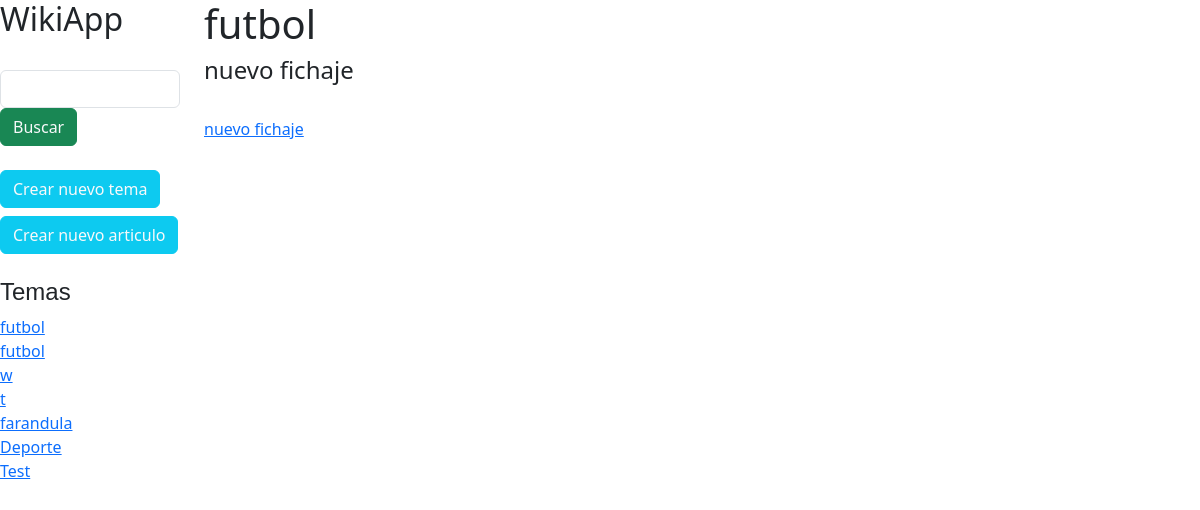
The page /vistaArticulosPorTemas/1 on the database its author committed.
### vistaPrincipal/models.py (models this page shows)
class tema(models.Model):
    nombreTema = models.CharField(max_length=128, null=True, blank=True)
    descripcionTema = models.CharField(max_length=512, null=True, blank=True)

class articulo(models.Model):
    tituloArticulo = models.CharField(max_length=128,null=True, blank=True)
    contenidoArticulo = models.CharField(max_length=1024,null=True, blank=True)
    temaSeleccionado = models.ForeignKey(tema, null=True, blank=True, on_delete=models.SET_NULL)

### vistaPrincipal/views.py (the view)
# urls.py: path('vistaArticulosPorTemas/<str:idTema>',views.vistaArticulosPorTemas, name='vistaArticulosPorTemas'),
def vistaArticulosPorTemas(request,idTema):
    listaTemas = tema.objects.all().order_by('id')
    objTema = tema.objects.get(id=idTema)
    listaArticulos = objTema.articulo_set.all()
    return render (request, 'vistaArticulosPorTemas.html',{
        'listaTemas':listaTemas,
        'objTema':objTema,
        'listaArticulos':listaArticulos,
    })

### vistaPrincipal/templates/vistaArticulosPorTemas.html (shortened to what this page needs)
{% extends "layout.html" %}
{% block contenido %}
    <h1>{{ objTema.nombreTema }}</h1>
    <div>
        <h4>{{ objTema.descripcionTema }}</h4>
    </div>
    <br>
    {% for articulos in listaArticulos %}
    <div>
        <a href="{% url 'vistaPrincipal:vistaArticulo' articulos.id %}"> {{ articulos.tituloArticulo }} </a>
    </div>
    {% endfor %}
{% endblock %}

### vistaPrincipal/templates/layout.html (shortened to what this page needs)
<!DOCTYPE html>
<html>
    <head>
        <link href="https://cdn.jsdelivr.net/npm/bootstrap@5.3.0/dist/css/bootstrap.min.css" rel="stylesheet">
    </head>
    <body>
        <div class="row">
            <div class="col-lg-2">
                <h2 class="fw-medium">WikiApp</h2>
                <br>
                <form method="POST" action="{% url 'vistaPrincipal:vistaBusqueda' %}">
                    <input type="text" class="form-control" name="textoBusqueda">
                    <input type="submit" value="Buscar" class="btn btn-success text-light ">
                </form>
                <br>
                <div>
                    <a class="btn btn-info text-light" href="{% url 'vistaPrincipal:nuevoTema'  %}">Crear nuevo tema</a>
                </div>
                <div style="margin-top: 8px;">
                    <a class="btn btn-info text-light"  href="{% url 'vistaPrincipal:nuevoArticulo'  %}">Crear nuevo articulo</a>
                </div>
                <br>
                <div>
                    <h4 style="font-family: helvetica, Arial, sans-serif;">Temas</h4>
                    {% for temaInfo in listaTemas %}
                        <div>
                            <a href="{% url 'vistaPrincipal:vistaArticulosPorTemas' temaInfo.id %}">{{ temaInfo.nombreTema }}</a>
                        </div>
                    {% endfor %}
                </div>
            </div>
            <div class="col-lg-10">
                {% block contenido %}
                {% endblock %}
            </div>
        </div>
    </body>
</html>

### rows shown on the page
tema: nombreTema "futbol", descripcionTema "nuevo fichaje"
tema: nombreTema "futbol"
tema: nombreTema "w"
tema: nombreTema "t"
tema: nombreTema "farandula"
tema: nombreTema "Deporte"
tema: nombreTema "Test"
articulo: tituloArticulo "nuevo fichaje"
